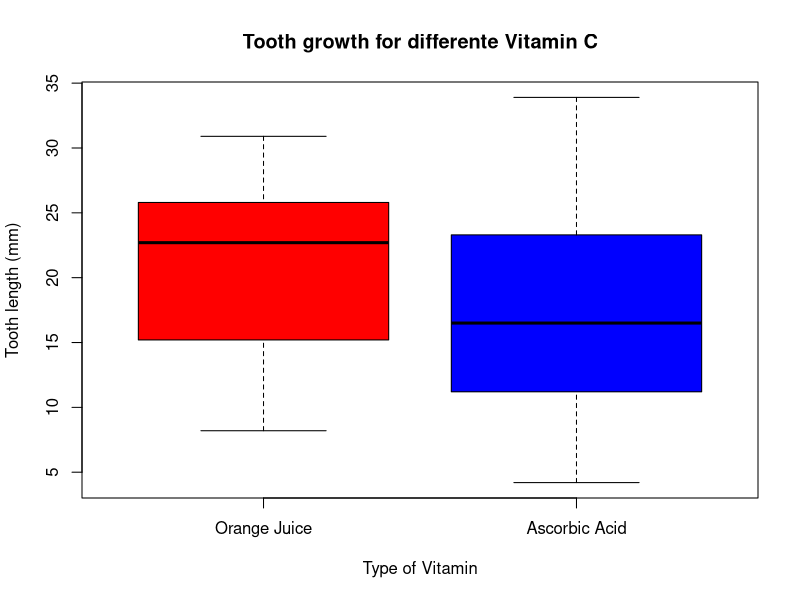

R code for this plot: (Note: this script raises an error after producing the figure.)
## ---- chunk 1
knitr::opts_chunk$set(echo = TRUE)
library(dplyr)
library(knitr)
## ---- chunk 2

data(ToothGrowth)
dt <- ToothGrowth

boxplot(dt$len~dt$supp, col=c("red","blue"), xaxt = "n", main = "Tooth growth for differente Vitamin C", xlab = "Type of Vitamin", ylab = "Tooth length (mm)")
axis(1, 1:2, c("Orange Juice", "Ascorbic Acid"))

## ---- chunk 3
t.test(OJ_dt$len,VC_dt$len, var.equal = FALSE , paired = FALSE)$conf
t.test(OJ_dt$len,VC_dt$len, var.equal = TRUE , paired = FALSE)$conf

## ---- chunk 4
plot(pressure)
